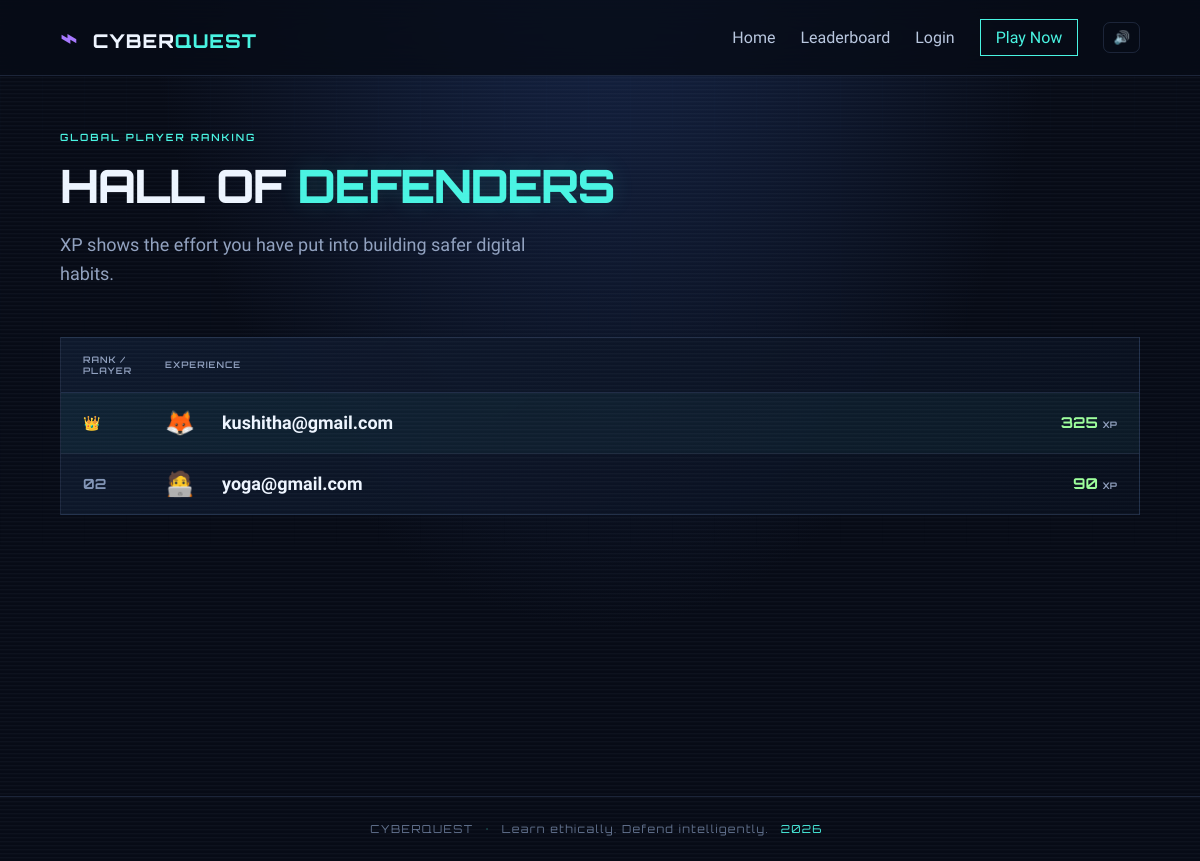
The app's page /leaderboard with its own data.
### tables this page shows
CREATE TABLE users (
      id INTEGER PRIMARY KEY AUTOINCREMENT,
      username TEXT NOT NULL UNIQUE,
      password TEXT NOT NULL,
      xp INTEGER NOT NULL DEFAULT 0,
      created_at TEXT DEFAULT CURRENT_TIMESTAMP
    , current_streak INTEGER NOT NULL DEFAULT 0, longest_streak INTEGER NOT NULL DEFAULT 0, last_active_date TEXT, avatar TEXT NOT NULL DEFAULT 'rookie');

### app.py (the view)
@app.route("/leaderboard")
def leaderboard():
    players = get_db().execute("SELECT id, username, COALESCE(xp,0) AS xp, avatar FROM users ORDER BY xp DESC, username ASC LIMIT 20").fetchall()
    return render_template("leaderboard.html", players=players)

### app.py (called while the page is built)
def get_db():
    if "db" not in g:
        g.db = sqlite3.connect(app.config["DATABASE"])
        g.db.row_factory = sqlite3.Row
        g.db.execute("PRAGMA foreign_keys = ON")
    return g.db

def current_user():
    if "user_id" not in session:
        return None
    return get_db().execute("SELECT * FROM users WHERE id = ?", (session["user_id"],)).fetchone()

@app.context_processor
def inject_globals():
    return {"logged_user": current_user(), "today_year": date.today().year}

### templates/leaderboard.html
{% extends 'base.html' %}{% block title %}Leaderboard{% endblock %}{% block content %}<section class="dashboard-head"><div><div class="eyebrow">GLOBAL PLAYER RANKING</div><h1>HALL OF <span>DEFENDERS</span></h1><p>XP shows the effort you have put into building safer digital habits.</p></div></section><section class="leaderboard-panel"><div class="leaderboard-head"><span>RANK / PLAYER</span><span>EXPERIENCE</span></div>{% for player in players %}<div class="leaderboard-row {{ 'top-player' if loop.index == 1 else '' }}"><div class="rank-number">{{ '👑' if loop.index == 1 else '%02d'|format(loop.index) }}</div><div class="player-avatar">{{ {'rookie':'🧑‍💻','cybercat':'🐱','robot':'🤖','fox':'🦊','dragon':'🐉','alien':'👾'}.get(player.avatar, '🧑‍💻') }}</div><div class="player-name">{{ player.username }}{% if logged_user and logged_user.id == player.id %}<small>YOU</small>{% endif %}</div><strong>{{ player.xp }} <small>XP</small></strong></div>{% else %}<p class="empty-state">No players yet. Be the first to join.</p>{% endfor %}</section>{% endblock %}

### static/css/style.css (style rules this page uses)
:root { --bg:#070b16;--panel:#0d1425;--panel2:#101b30;--line:rgba(116,146,200,.2);--text:#eef5ff;--muted:#91a1bf;--cyan:#49f4e2;--purple:#a779ff;--pink:#ff5dc8;--green:#9dff9b;--danger:#ff6c88;--font-head:'Orbitron',sans-serif;--font-body:'Rajdhani',sans-serif }
* { box-sizing:border-box }
html { scroll-behavior:smooth }
body { margin:0;min-height:100vh;background:radial-gradient(ellipse at 50% -20%,#17274b 0,transparent 55%),var(--bg);color:var(--text);font-family:var(--font-body);font-size:18px;overflow-x:hidden }
body:before { content:"";position:fixed;inset:0;pointer-events:none;opacity:.12;background-image:linear-gradient(rgba(94,139,206,.14) 1px,transparent 1px),linear-gradient(90deg,rgba(94,139,206,.14) 1px,transparent 1px);background-size:42px 42px;mask-image:linear-gradient(to bottom,#000,transparent 80%);z-index:-1 }
.eyebrow { font:600 10px var(--font-head);letter-spacing:2px;color:var(--cyan);text-transform:uppercase }
.hero h1,.auth-side h1,.dashboard-head h1 { font:800 clamp(34px,5vw,61px)/1.2 var(--font-head);letter-spacing:-1.5px;margin:24px 0 }
.hero h1 span,.auth-side h1 span,.dashboard-head h1 span,.section-heading h2 span { color:var(--cyan);text-shadow:0 0 22px rgba(73,244,226,.15) }
.hero-copy>p,.auth-side>p,.dashboard-head>div>p { color:var(--muted);max-width:510px;line-height:1.6 }
.feature-card,.stat-card,.mission-card,.badge-card,.gift-card,.world-card,.leaderboard-panel,.profile-main { border:1px solid var(--line);background:linear-gradient(145deg,rgba(16,27,48,.88),rgba(9,15,29,.9));padding:22px;position:relative;overflow:hidden }
.dashboard-head { display:flex;align-items:center;justify-content:space-between;gap:20px;margin:55px 0 30px }
.dashboard-head h1 { font-size:clamp(30px,4vw,46px);margin:15px 0 }
.leaderboard-panel { padding:0 }
.leaderboard-head,.leaderboard-row { display:grid;grid-template-columns:70px 45px 1fr 110px;align-items:center;gap:12px;padding:16px 22px }
.leaderboard-head { font:600 9px var(--font-head);letter-spacing:1px;color:var(--muted);border-bottom:1px solid var(--line) }
.leaderboard-head span:last-child { text-align:right }
.leaderboard-row { border-bottom:1px solid #29344a7a }
.leaderboard-row:last-child { border-bottom:0 }
.rank-number { font:700 14px var(--font-head);color:#8295b6 }
.player-avatar { font-size:24px }
.player-name { font-weight:700 }
.leaderboard-row>strong { text-align:right;font:700 15px var(--font-head);color:var(--green) }
.leaderboard-row>strong small { font-size:9px;color:var(--muted) }
.top-player { background:#49f4e20b }

### records on screen
users: index "👑", avatar "🦊", username "kushitha@gmail.com", xp "325"
users: index "02", avatar "🧑‍💻", username "yoga@gmail.com", xp "90"
